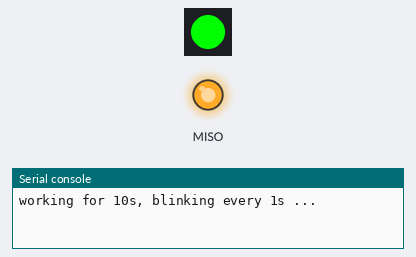
Recording of a program running on a simulated CircuitPython board. Parts: 1 RGB LEDs in strip order, left to right, output pins drawn as LEDs (lit = HIGH), the last lines printed to the serial console.

Above: at 0.1 s.
At 39.1 s:
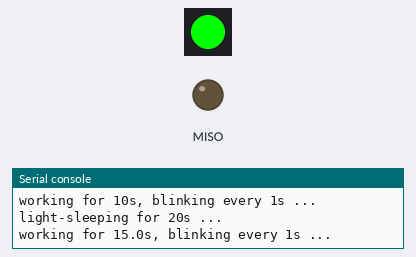
Timing chart, 0 to 40.0 s (numbered marks = the images above):
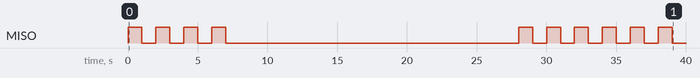

The program:

main.py
```python
#-----------------------------------------------------------------------------
# Test program pico-sleep modes
#
# Author: Bernhard Bablok
#
# Website: https://github.com/pico-sleepcurrent
#-----------------------------------------------------------------------------

import time
import board
import microcontroller
try:
  import alarm
  flip = int(alarm.sleep_memory[0] > 0)
except:
  print("warning: no alarm-module: only SPIN/SLEEP-tests available")
  flip = 0

from digitalio import DigitalInOut, Direction, Pull

LED_TIME     = 1
WORK_TIME    = 10
INT_TIME     = 30 - WORK_TIME

SPIN         = 0x1
SLEEP        = 0x2
LIGHT_SLEEP  = 0x3
DEEP_SLEEP   = 0x4
MODE         = LIGHT_SLEEP

CPU_FREQ_DEF = microcontroller.cpu.frequency
CPU_FREQ     =  25_000_000
CPU_FREQ     = None

# --- create objects   --------------------------------------------------------

if hasattr(board,'NEOPIXEL'):
  import neopixel_write
  led                 = DigitalInOut(board.NEOPIXEL)
  led.direction       = Direction.OUTPUT
  led_power           = DigitalInOut(board.NEOPIXEL_POWER)
  led_power.direction = Direction.OUTPUT
  led_value           = bytearray([255,0,0])  # GRB
else:
  led           = DigitalInOut(board.LED)
  led.direction = Direction.OUTPUT

# --- simulate work   --------------------------------------------------------

def work():
  print(f"working for {WORK_TIME}s, blinking every {LED_TIME}s ...")
  start = time.monotonic()
  end = start + WORK_TIME-2*LED_TIME
  while time.monotonic() < end:
    if hasattr(board,'NEOPIXEL'):
      led_power.value = 1
      neopixel_write.neopixel_write(led,led_value)
      time.sleep(LED_TIME)
      led_power.value = 0
    else:
      led.value = 1
      time.sleep(LED_TIME)
      led.value = 0
    time.sleep(LED_TIME)

# --- main loop   ------------------------------------------------------------

if CPU_FREQ:
  freqs = [CPU_FREQ_DEF,CPU_FREQ]
  print(f"cpu-frequency: {microcontroller.cpu.frequency}")

while True:
  # toggle frequency every second cycle
  if CPU_FREQ:
    microcontroller.cpu.frequency = freqs[flip]
    flip = 1 - flip
    print(f"cpu-frequency: {microcontroller.cpu.frequency}")

  # do some work
  work()

  # sleep
  if MODE == SPIN:
    print(f"spinning for {INT_TIME}s ...")
    next = time.monotonic() + INT_TIME
    while time.monotonic() < next:
      continue
  elif MODE == SLEEP:
    print(f"sleeping for {INT_TIME}s ...")
    time.sleep(INT_TIME)
  elif MODE == LIGHT_SLEEP:
    print(f"light-sleeping for {INT_TIME}s ...")
    time_alarm = alarm.time.TimeAlarm(monotonic_time=time.monotonic()+INT_TIME)
    alarm.light_sleep_until_alarms(time_alarm)
    WORK_TIME *= 1.5
  elif MODE == DEEP_SLEEP:
    print(f"deep-sleeping for {INT_TIME}s ...")
    if CPU_FREQ:
      alarm.sleep_memory[0] = flip
    time_alarm = alarm.time.TimeAlarm(monotonic_time=time.monotonic()+INT_TIME)
    alarm.exit_and_deep_sleep_until_alarms(time_alarm)
    WORK_TIME *= 1.5    # this should have no effect due to reset!
```

Measured:
- by itself, MISO: goes 3 × (HIGH 1.0 s, LOW 1.0 s), HIGH 1.0 s, LOW 21.0 s, 5 × (HIGH 1.0 s, LOW 1.0 s), HIGH 1.0 s, then LOW
